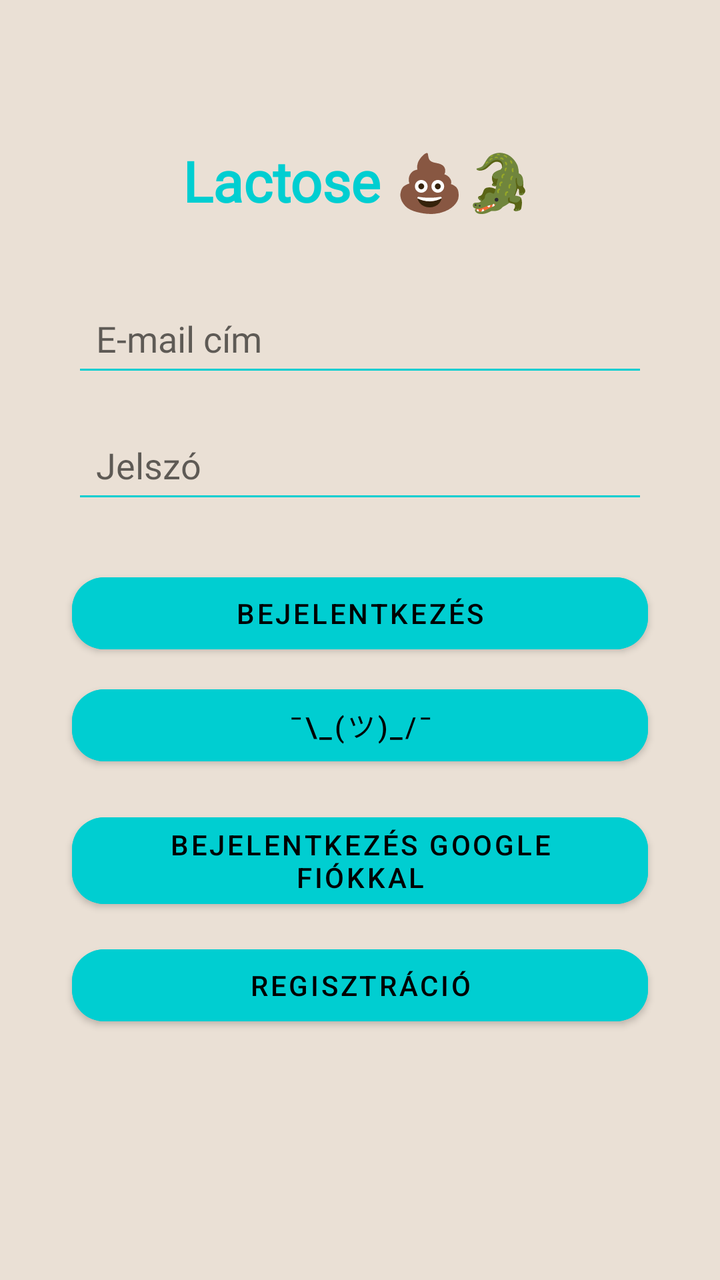
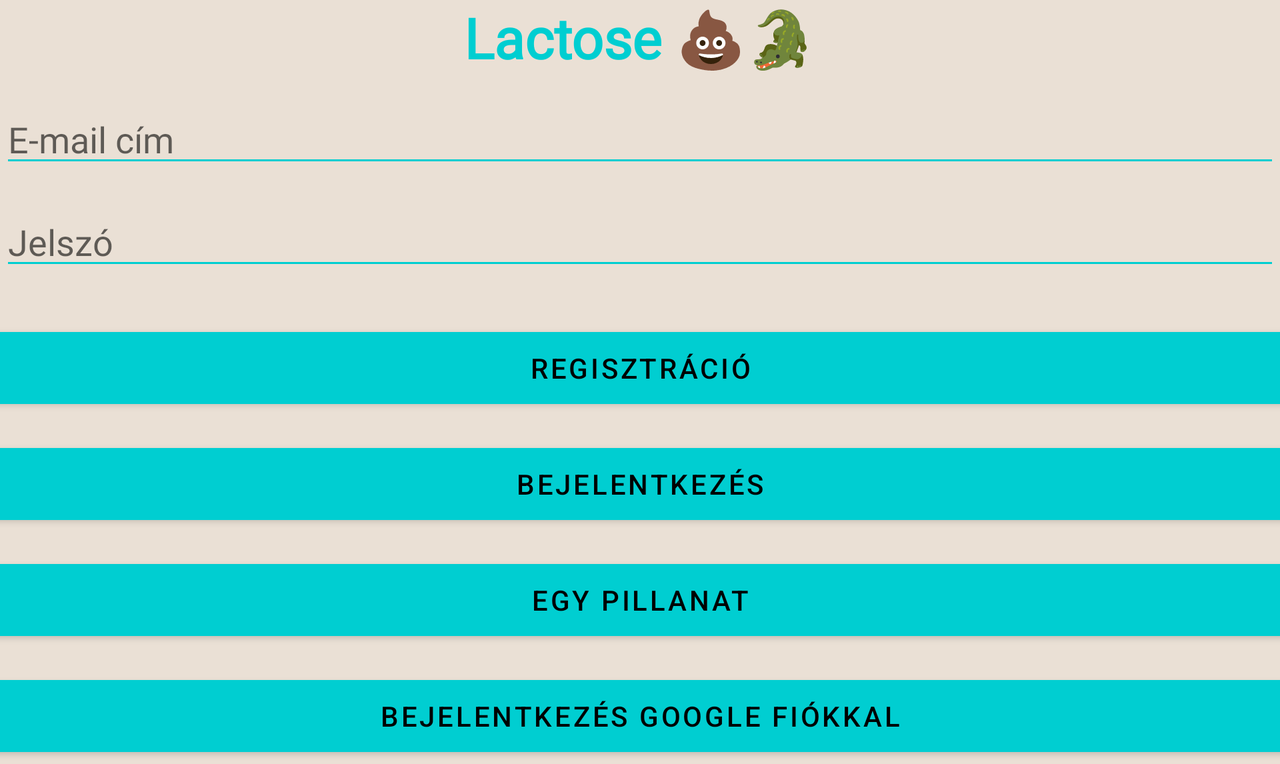

Compare how this app lays out the same screen by default and in its alternative resource folder. The renders come first, then the two layout files and the values they reference.
<!-- AndroidManifest.xml: application theme Theme.ClothingShop -->
<!-- res/layout/activity_main.xml -->
<?xml version="1.0" encoding="utf-8"?>
<androidx.constraintlayout.widget.ConstraintLayout
    xmlns:android="http://schemas.android.com/apk/res/android"
    xmlns:app="http://schemas.android.com/apk/res-auto"
    xmlns:tools="http://schemas.android.com/tools"
    android:layout_width="match_parent"
    android:layout_height="match_parent"
    tools:context=".MainActivity">


    <TextView
        android:id="@+id/titleText"
        android:layout_width="wrap_content"
        android:layout_height="wrap_content"
        android:fontFamily="@font/monsterrat_bold"
        android:gravity="center"
        android:text="Lactose 💩🐊"
        android:textColor="@color/cyan"
        android:textStyle="bold"
        android:textSize="28sp"
        app:layout_constraintBottom_toTopOf="@id/editTextUserName"
        app:layout_constraintEnd_toEndOf="parent"
        app:layout_constraintHorizontal_bias="0.497"
        app:layout_constraintStart_toStartOf="parent"
        app:layout_constraintTop_toTopOf="parent"
        app:layout_constraintVertical_bias="0.666" />

    <EditText
        android:id="@+id/editTextUserName"
        android:layout_width="0dp"
        android:layout_height="wrap_content"
        android:backgroundTint="@color/cyan"
        android:fontFamily="@font/monsterrat"
        android:hint="@string/email_address"
        android:inputType="text"
        android:padding="12dp"
        android:textColor="@color/black"
        app:layout_constraintBottom_toBottomOf="parent"
        app:layout_constraintEnd_toEndOf="parent"
        app:layout_constraintStart_toStartOf="parent"
        app:layout_constraintTop_toTopOf="parent"
        app:layout_constraintVertical_bias="0.245"
        app:layout_constraintWidth_percent="0.8" />

    <EditText
        android:id="@+id/editTextPassword"
        android:layout_width="0dp"
        android:layout_height="wrap_content"
        android:layout_marginBottom="150dp"
        android:backgroundTint="@color/cyan"
        android:fontFamily="@font/monsterrat"
        android:hint="@string/password"
        android:inputType="textPassword"
        android:padding="12dp"
        android:textColor="@color/black"
        app:layout_constraintBottom_toBottomOf="parent"
        app:layout_constraintEnd_toEndOf="parent"
        app:layout_constraintStart_toStartOf="parent"
        app:layout_constraintTop_toBottomOf="@+id/editTextUserName"
        app:layout_constraintVertical_bias="0.06"
        app:layout_constraintWidth_percent="0.8" />

    <com.google.android.material.button.MaterialButton
        android:id="@+id/loginButton"
        style="@style/Widget.MaterialComponents.Button"
        android:layout_width="0dp"
        android:layout_height="wrap_content"
        android:backgroundTint="@color/cyan"
        android:onClick="login"
        android:text="@string/login"
        android:textColor="@color/black"
        app:cornerRadius="16dp"
        app:layout_constraintBottom_toBottomOf="parent"
        app:layout_constraintEnd_toEndOf="parent"
        app:layout_constraintStart_toStartOf="parent"
        app:layout_constraintTop_toBottomOf="@+id/editTextPassword"
        app:layout_constraintVertical_bias="0.078"
        app:layout_constraintWidth_percent="0.8" />

    <com.google.android.material.button.MaterialButton
        android:id="@+id/registerButton"
        style="@style/Widget.MaterialComponents.Button"
        android:layout_width="0dp"
        android:layout_height="wrap_content"
        android:backgroundTint="@color/cyan"
        android:onClick="register"
        android:text="@string/registration"
        android:textColor="@color/black"
        app:cornerRadius="16dp"
        app:layout_constraintBottom_toBottomOf="parent"
        app:layout_constraintEnd_toEndOf="parent"
        app:layout_constraintStart_toStartOf="parent"
        app:layout_constraintTop_toBottomOf="@+id/googleSignInButton"
        app:layout_constraintVertical_bias="0.079"
        app:layout_constraintWidth_percent="0.8" />

    <com.google.android.material.button.MaterialButton
        android:id="@+id/guestLoginButton"
        style="@style/Widget.MaterialComponents.Button"
        android:layout_width="0dp"
        android:layout_height="wrap_content"
        android:layout_marginTop="8dp"
        android:backgroundTint="@color/cyan"
        android:onClick="loginAsGuest"
        android:text="¯\\_(ツ)_/¯"
        android:textColor="@color/black"
        app:cornerRadius="16dp"
        app:layout_constraintEnd_toEndOf="parent"
        app:layout_constraintStart_toStartOf="parent"
        app:layout_constraintTop_toBottomOf="@+id/loginButton"
        app:layout_constraintWidth_percent="0.8" />

    <com.google.android.material.button.MaterialButton
        android:id="@+id/googleSignInButton"
        style="@style/Widget.MaterialComponents.Button"
        android:layout_width="0dp"
        android:layout_height="wrap_content"
        android:layout_marginTop="16dp"
        android:backgroundTint="@color/cyan"
        android:onClick="loginWithGoogle"
        android:text="Bejelentkezés Google fiókkal"
        android:textColor="@color/black"
        app:cornerRadius="16dp"
        app:layout_constraintEnd_toEndOf="parent"
        app:layout_constraintStart_toStartOf="parent"
        app:layout_constraintTop_toBottomOf="@+id/guestLoginButton"
        app:layout_constraintWidth_percent="0.8" />

</androidx.constraintlayout.widget.ConstraintLayout>
<!-- resources referenced by this layout -->
<resources>
  <color name="black">#FF000000</color>
  <color name="cyan">#00CED1</color>
  <string name="email_address">E-mail cím</string>
  <string name="login">Bejelentkezés</string>
  <string name="password">Jelszó</string>
  <string name="registration">Regisztráció</string>
  <style name="Theme.ClothingShop" parent="Theme.MaterialComponents.DayNight.DarkActionBar">
          <item name="colorPrimary">@color/app_bar_background</item>
          <item name="colorPrimaryVariant">@color/cyan</item>
          <item name="colorOnPrimary">@color/white</item>
          <item name="colorSecondary">@color/teal_200</item>
          <item name="colorSecondaryVariant">@color/teal_700</item>
          <item name="colorOnSecondary">@color/black</item>
          <item name="android:statusBarColor" tools:targetApi="l">?attr/colorPrimaryVariant</item>
          <item name="android:windowBackground">@color/background_light</item>
  
      </style>
  <color name="app_bar_background">#00CED1</color>
  <color name="white">#FFFFFFFF</color>
  <color name="teal_200">#FF03DAC5</color>
  <color name="teal_700">#FF018786</color>
  <color name="background_light">#EAE0D5</color>
</resources>
<!-- res/layout-land/activity_main.xml (the repository's variant of the layout above) -->
<!-- drawn on the phone turned sideways -->
<?xml version="1.0" encoding="utf-8"?>
<ScrollView
    xmlns:android="http://schemas.android.com/apk/res/android"
    android:layout_width="match_parent"
    android:layout_height="match_parent"
    android:fillViewport="true">
<LinearLayout
    xmlns:android="http://schemas.android.com/apk/res/android"
    xmlns:app="http://schemas.android.com/apk/res-auto"
    xmlns:tools="http://schemas.android.com/tools"
    android:layout_width="match_parent"
    android:layout_height="match_parent"
    android:orientation="vertical"
    android:gravity="center_horizontal"
    tools:context=".MainActivity">

    <TextView
        android:id="@+id/titleText"
        android:layout_width="match_parent"
        android:layout_height="wrap_content"
        android:fontFamily="@font/monsterrat_bold"
        android:gravity="center"
        android:text="Lactose 💩🐊"
        android:textColor="@color/cyan"
        android:textSize="28sp"
        android:textStyle="bold"
        app:layout_constraintBottom_toTopOf="@id/editTextUserName"
        app:layout_constraintEnd_toEndOf="parent"
        app:layout_constraintHorizontal_bias="0.497"
        app:layout_constraintStart_toStartOf="parent"
        app:layout_constraintTop_toTopOf="parent"
        app:layout_constraintVertical_bias="0.666" />

    <EditText
        android:id="@+id/editTextUserName"
        android:layout_width="match_parent"
        android:layout_height="wrap_content"
        app:cornerRadius="16dp"
        android:ems="10"
        android:layout_marginTop="10dp"
        android:hint="@string/email_address"
        android:inputType="text"
        android:textColor="@color/black"
        android:backgroundTint="@color/cyan"
        android:fontFamily="@font/monsterrat"
        tools:layout_editor_absoluteX="16dp" />

    <EditText
        android:id="@+id/editTextPassword"
        android:layout_width="match_parent"
        android:layout_height="wrap_content"
        android:ems="10"
        android:hint="@string/password"
        android:inputType="textPassword"
        android:textColor="@color/black"
        android:layout_marginTop="10dp"
        android:backgroundTint="@color/cyan"
        android:fontFamily="@font/monsterrat"/>

    <Button
        android:id="@+id/registerButton"
        android:layout_width="730dp"
        android:layout_height="wrap_content"
        android:layout_marginTop="20dp"
        android:onClick="register"
        android:textColor="@color/black"
        app:cornerRadius="16dp"
        android:text="@string/registration"
        app:layout_constraintVertical_bias="0.078" />

    <Button
        android:id="@+id/loginButton"
        android:layout_width="730dp"
        android:layout_height="wrap_content"
        android:layout_marginTop="10dp"
        android:onClick="login"
        android:textColor="@color/black"
        app:cornerRadius="16dp"
        android:text="@string/login"
        app:layout_constraintVertical_bias="0.078" />

    <Button
        android:id="@+id/guestLoginButton"
        android:layout_width="730dp"
        android:layout_height="wrap_content"
        android:layout_marginTop="10dp"
        android:onClick="loginAsGuest"
        android:textColor="@color/black"
        app:cornerRadius="16dp"
        android:text="@string/loginGuest"
        app:layout_constraintVertical_bias="0.078" />

    <Button
        android:id="@+id/googleSignInButton"
        android:layout_width="730dp"
        android:layout_height="wrap_content"
        android:layout_marginTop="10dp"
        android:onClick="loginWithGoogle"
        android:textColor="@color/black"
        app:cornerRadius="16dp"
        android:text="@string/loginWithGoogle"
        app:layout_constraintVertical_bias="0.078" />

</LinearLayout>
</ScrollView>
<!-- resources referenced by the variant -->
<!-- as the phone turned sideways resolves them -->
<resources>
  <color name="black">#FF000000</color>
  <color name="cyan">#00CED1</color>
  <string name="email_address">E-mail cím</string>
  <string name="login">Bejelentkezés</string>
  <string name="loginGuest">Egy pillanat</string>
  <string name="loginWithGoogle">Bejelentkezés Google fiókkal</string>
  <string name="password">Jelszó</string>
  <string name="registration">Regisztráció</string>
  <style name="Theme.ClothingShop" parent="Theme.MaterialComponents.DayNight.DarkActionBar">
          <item name="colorPrimary">@color/app_bar_background</item>
          <item name="colorPrimaryVariant">@color/cyan</item>
          <item name="colorOnPrimary">@color/white</item>
          <item name="colorSecondary">@color/teal_200</item>
          <item name="colorSecondaryVariant">@color/teal_700</item>
          <item name="colorOnSecondary">@color/black</item>
          <item name="android:statusBarColor" tools:targetApi="l">?attr/colorPrimaryVariant</item>
          <item name="android:windowBackground">@color/background_light</item>
  
      </style>
  <color name="app_bar_background">#00CED1</color>
  <color name="white">#FFFFFFFF</color>
  <color name="teal_200">#FF03DAC5</color>
  <color name="teal_700">#FF018786</color>
  <color name="background_light">#EAE0D5</color>
</resources>
